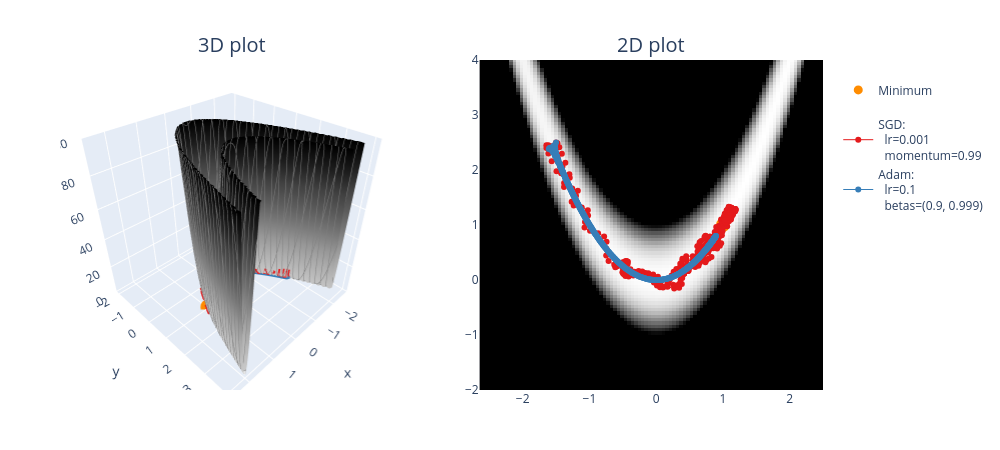

The code cell stored with this chart in its notebook:
### Code cell
optimizer_list = [
    (SGD, {"lr": 0.001, "momentum": 0.99}),
    (Adam, {"lr": 0.1, "betas": (0.9, 0.999)}),
]

points = []
for optimizer_class, params in optimizer_list:
    xy = t.tensor([-1.5, 2.5], requires_grad=True)
    xys = opt_fn(
        rosenbrocks_banana_func, xy=xy, optimizer_class=optimizer_class, optimizer_hyperparams=params, n_iters=500
    )
    points.append((xys, optimizer_class, params))

plot_fn_with_points(
    rosenbrocks_banana_func, x_range=(-2.5, 2.5), y_range=(-2, 4), z_range=(0, 100), min_points=[(1, 1)], points=points
)

### Figure 1 — Plotly figure (JSON) as saved in the notebook; plotly's stock layout.template omitted (floating-point values rounded to 4 significant figures; data arrays with more than 128 entries replaced by an {"elided": "..."} marker saying what was removed)
{"data": [{"colorscale": [[0, "rgb(255,255,255)"], [0.125, "rgb(240,240,240)"], [0.25, "rgb(217,217,217)"], [0.375, "rgb(189,189,189)"], [0.5, "rgb(150,150,150)"], [0.625, "rgb(115,115,115)"], [0.75, "rgb(82,82,82)"], [0.875, "rgb(37,37,37)"], [1, "rgb(0,0,0)"]], "contours": {"x": {"color": "grey", "end": 2.5, "show": true, "size": 0.2, "start": -2.645}, "y": {"color": "grey", "end": 4, "show": true, "size": 0.2, "start": -2}}, "hovertemplate": "<b>x</b> = %{x:.2f}<br><b>y</b> = %{y:.2f}<br><b>z</b> = %{z:.2f}</b>", "scene": "scene", "showscale": false, "type": "surface", "x": [-2.645, -2.593, -2.541, -2.489, -2.437, -2.385, -2.333, -2.281, -2.229, -2.177, -2.125, -2.073, -2.021, -1.969, -1.917, -1.865, -1.813, -1.762, -1.71, -1.658, -1.606, -1.554, -1.502, -1.45, -1.398, -1.346, -1.294, -1.242, -1.19, -1.138, -1.086, -1.034, -0.982, -0.93, -0.878, -0.8261, -0.7741, -0.7221, -0.6702, -0.6182, -0.5662, -0.5142, -0.4623, -0.4103, -0.3583, -0.3064, -0.2544, -0.2024, -0.1505, -0.09848, -0.04652, 0.005455, 0.05742, 0.1094, 0.1614, 0.2133, 0.2653, 0.3173, 0.3692, 0.4212, 0.4732, 0.5252, 0.5771, 0.6291, 0.6811, 0.733, 0.785, 0.837, 0.8889, 0.9409, 0.9929, 1.045, 1.097, 1.149, 1.201, 1.253, 1.305, 1.357, 1.409, 1.461, 1.513, 1.565, 1.617, 1.668, 1.72, 1.772, 1.824, 1.876, 1.928, 1.98, 2.032, 2.084, 2.136, 2.188, 2.24, 2.292, 2.344, 2.396, 2.448, 2.5], "y": [-2.0, -1.939, -1.879, -1.818, -1.758, -1.697, -1.636, -1.576, -1.515, -1.455, -1.394, -1.333, -1.273, -1.212, -1.152, -1.091, -1.03, -0.9697, -0.9091, -0.8485, -0.7879, -0.7273, -0.6667, -0.6061, -0.5455, -0.4848, -0.4242, -0.3636, -0.303, -0.2424, -0.1818, -0.1212, -0.06061, 5.96e-08, 0.06061, 0.1212, 0.1818, 0.2424, 0.303, 0.3636, 0.4242, 0.4848, 0.5455, 0.6061, 0.6667, 0.7273, 0.7879, 0.8485, 0.9091, 0.9697, 1.03, 1.091, 1.152, 1.212, 1.273, 1.333, 1.394, 1.455, 1.515, 1.576, 1.636, 1.697, 1.758, 1.818, 1.879, 1.939, 2.0, 2.061, 2.121, 2.182, 2.242, 2.303, 2.364, 2.424, 2.485, 2.545, 2.606, 2.667, 2.727, 2.788, 2.848, 2.909, 2.97, 3.03, 3.091, 3.152, 3.212, 3.273, 3.333, 3.394, 3.455, 3.515, 3.576, 3.636, 3.697, 3.758, 3.818, 3.879, 3.939, 4.0], "z": {"elided": "100x100 float values"}}, {"colorscale": [[0, "rgb(255,255,255)"], [0.125, "rgb(240,240,240)"], [0.25, "rgb(217,217,217)"], [0.375, "rgb(189,189,189)"], [0.5, "rgb(150,150,150)"], [0.625, "rgb(115,115,115)"], [0.75, "rgb(82,82,82)"], [0.875, "rgb(37,37,37)"], [1, "rgb(0,0,0)"]], "customdata": {"elided": "100x100 float values"}, "hovertemplate": "<b>x</b> = %{x:.2f}<br><b>y</b> = %{y:.2f}<br><b>z</b> = %{customdata:.2f}</b>", "showscale": false, "type": "heatmap", "x": [-2.645, -2.593, -2.541, -2.489, -2.437, -2.385, -2.333, -2.281, -2.229, -2.177, -2.125, -2.073, -2.021, -1.969, -1.917, -1.865, -1.813, -1.762, -1.71, -1.658, -1.606, -1.554, -1.502, -1.45, -1.398, -1.346, -1.294, -1.242, -1.19, -1.138, -1.086, -1.034, -0.982, -0.93, -0.878, -0.8261, -0.7741, -0.7221, -0.6702, -0.6182, -0.5662, -0.5142, -0.4623, -0.4103, -0.3583, -0.3064, -0.2544, -0.2024, -0.1505, -0.09848, -0.04652, 0.005455, 0.05742, 0.1094, 0.1614, 0.2133, 0.2653, 0.3173, 0.3692, 0.4212, 0.4732, 0.5252, 0.5771, 0.6291, 0.6811, 0.733, 0.785, 0.837, 0.8889, 0.9409, 0.9929, 1.045, 1.097, 1.149, 1.201, 1.253, 1.305, 1.357, 1.409, 1.461, 1.513, 1.565, 1.617, 1.668, 1.72, 1.772, 1.824, 1.876, 1.928, 1.98, 2.032, 2.084, 2.136, 2.188, 2.24, 2.292, 2.344, 2.396, 2.448, 2.5], "xaxis": "x", "y": [-2.0, -1.939, -1.879, -1.818, -1.758, -1.697, -1.636, -1.576, -1.515, -1.455, -1.394, -1.333, -1.273, -1.212, -1.152, -1.091, -1.03, -0.9697, -0.9091, -0.8485, -0.7879, -0.7273, -0.6667, -0.6061, -0.5455, -0.4848, -0.4242, -0.3636, -0.303, -0.2424, -0.1818, -0.1212, -0.06061, 5.96e-08, 0.06061, 0.1212, 0.1818, 0.2424, 0.303, 0.3636, 0.4242, 0.4848, 0.5455, 0.6061, 0.6667, 0.7273, 0.7879, 0.8485, 0.9091, 0.9697, 1.03, 1.091, 1.152, 1.212, 1.273, 1.333, 1.394, 1.455, 1.515, 1.576, 1.636, 1.697, 1.758, 1.818, 1.879, 1.939, 2.0, 2.061, 2.121, 2.182, 2.242, 2.303, 2.364, 2.424, 2.485, 2.545, 2.606, 2.667, 2.727, 2.788, 2.848, 2.909, 2.97, 3.03, 3.091, 3.152, 3.212, 3.273, 3.333, 3.394, 3.455, 3.515, 3.576, 3.636, 3.697, 3.758, 3.818, 3.879, 3.939, 4.0], "yaxis": "y", "z": {"elided": "100x100 float values"}}, {"marker": {"color": "darkorange", "size": 9}, "mode": "markers", "name": "<br>Minimum<br>", "showlegend": true, "type": "scatter3d", "x": [1], "y": [1], "z": [1]}, {"marker": {"color": "darkorange", "size": 14}, "mode": "markers", "showlegend": false, "type": "scatter", "x": [1], "y": [1]}, {"line": {"color": "rgb(228,26,28)", "width": 6}, "mode": "lines", "scene": "scene", "showlegend": false, "type": "scatter3d", "x": {"elided": "501 float values"}, "y": {"elided": "501 float values"}, "z": {"elided": "501 float values"}}, {"hoverinfo": "text", "line": {"color": "rgb(228,26,28)", "width": 1}, "marker": {"color": "rgb(228,26,28)", "size": 6}, "mode": "lines+markers", "name": "SGD:<br>  lr=0.001<br>  momentum=0.99", "text": {"elided": "501 str values"}, "type": "scatter", "x": {"elided": "501 float values"}, "xaxis": "x", "y": {"elided": "501 float values"}, "yaxis": "y"}, {"line": {"color": "rgb(55,126,184)", "width": 6}, "mode": "lines", "scene": "scene", "showlegend": false, "type": "scatter3d", "x": {"elided": "501 float values"}, "y": {"elided": "501 float values"}, "z": {"elided": "501 float values"}}, {"hoverinfo": "text", "line": {"color": "rgb(55,126,184)", "width": 1}, "marker": {"color": "rgb(55,126,184)", "size": 6}, "mode": "lines+markers", "name": "Adam:<br>  lr=0.1<br>  betas=(0.9, 0.999)", "text": {"elided": "501 str values"}, "type": "scatter", "x": {"elided": "501 float values"}, "xaxis": "x", "y": {"elided": "501 float values"}, "yaxis": "y"}], "layout": {"annotations": [{"font": {"size": 20}, "showarrow": false, "text": "3D plot", "x": 0.225, "xanchor": "center", "xref": "paper", "y": 1, "yanchor": "bottom", "yref": "paper"}, {"font": {"size": 20}, "showarrow": false, "text": "2D plot", "x": 0.775, "xanchor": "center", "xref": "paper", "y": 1, "yanchor": "bottom", "yref": "paper"}], "height": 450, "margin": {"b": 60, "l": 60, "r": 60, "t": 60}, "scene": {"aspectmode": "cube", "domain": {"x": [0, 0.45], "y": [0, 1]}, "zaxis": {"range": [0, 100]}}, "title": {"font": {"size": 40}}, "width": 1000, "xaxis": {"anchor": "y", "domain": [0.55, 1], "range": [-2.645, 2.5]}, "yaxis": {"anchor": "x", "domain": [0, 1], "range": [-2, 4]}}}
